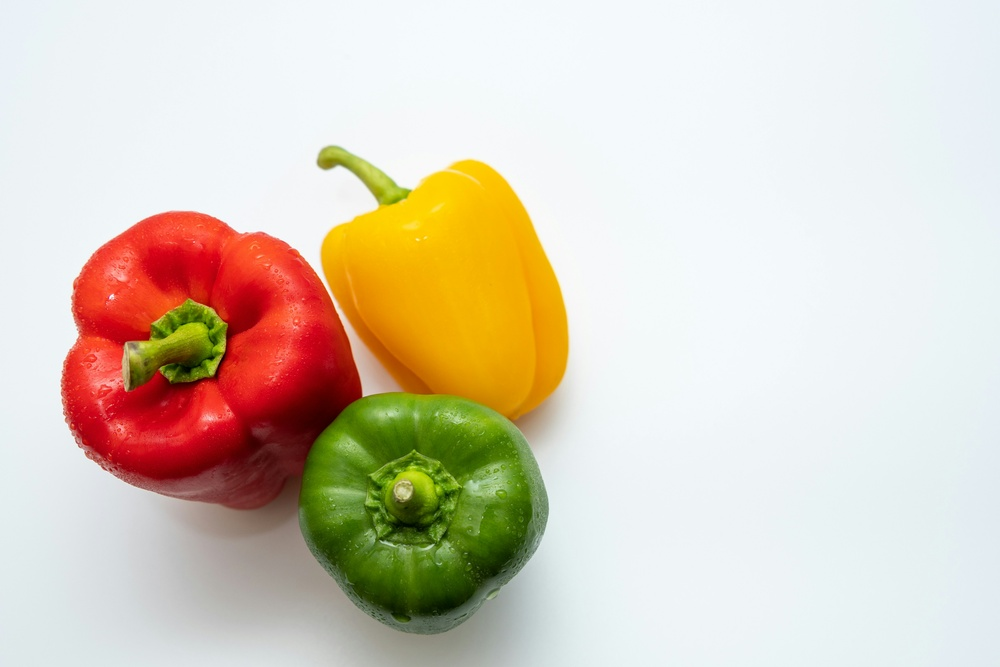
#> input picture images/input/peppers.jpg, 1000 x 667 px, shrunk from 5568 x 3712 before the run
$ jupyter execute rgb_color_model_and_histograms.ipynb   (shell and % lines are left out)
#> lines starting #> are read from the running program, lines starting #| are printed output that depends on the picture
### src/visualization.py
import matplotlib.pyplot as plt
import cv2

# [11 lines left out: function show_image, not called in this run]

def compare_results(images, titles, figsize=(15, 5), cmap=None):
    """Display multiple images side-by-side for comparative analysis."""
#> called with figsize = (15, 5)
    n = len(images)
    fig, axes = plt.subplots(1, n, figsize=figsize)
    if n == 1: axes = [axes]

    for ax, img, title in zip(axes, images, titles):
        if len(img.shape) == 3:
            ax.imshow(cv2.cvtColor(img, cv2.COLOR_BGR2RGB))
        else:
            ax.imshow(img, cmap=cmap or 'gray')
        ax.set_title(title)
        ax.axis('off')
    plt.tight_layout()
    plt.show()

def plot_histogram(image, title="RGB Histogram"):
    """Plot frequency distribution of pixel intensities for each channel."""
    colors = ('b', 'g', 'r')
    plt.figure(figsize=(10, 4))
    for i, col in enumerate(colors):
        hist = cv2.calcHist([image], [i], None, [256], [0, 256])
        plt.plot(hist, color=col, label=f'{col.upper()} channel')
    plt.xlim([0, 256])
    plt.title(title)
    plt.legend()
    plt.grid(alpha=0.3)
    plt.show()

### src/color_utils.py
import cv2
import numpy as np

def generate_pure_color(color_name, size=(256, 256)):
    """
    Generate pure BGR patches for fundamental additive and subtractive colors.
    """
    colors = {
        'red': [0, 0, 255], 'green': [0, 255, 0], 'blue': [255, 0, 0],
        'yellow': [0, 255, 255], 'magenta': [255, 0, 255], 'cyan': [255, 255, 0],
        'white': [255, 255, 255], 'black': [0, 0, 0]
    }
    img = np.zeros((*size, 3), dtype=np.uint8)
    img[:, :] = colors.get(color_name.lower(), [0, 0, 0])
    return img

# [4 lines left out: function bgr_to_hsv, not called in this run]

def hsv_to_bgr(image):
    """Convert HSV image back to BGR space."""
    return cv2.cvtColor(image, cv2.COLOR_HSV2BGR)

def bgr_to_rgb(image):
    """Convert BGR to RGB for matplotlib display."""
    return cv2.cvtColor(image, cv2.COLOR_BGR2RGB)

# [31 lines left out: functions rgb_to_cmy, apply_hsv_transfer, apply_sepia_filter, not called in this run]

### notebooks/explorations/rgb_color_model_and_histograms.ipynb
# RGB Color Model and Histograms

### Objectives
1. Generate pure RGB colors programmatically
2. Verify additive color mixing (R+G=Yellow, etc.)
3. Separate and visualize color channels from real images
4. Analyze color distribution using histograms

### Theory
The RGB color model is an **additive color model** where colors are created by combining Red, Green, and Blue light:
- **Red (255, 0, 0)** + **Green (0, 255, 0)** = **Yellow (255, 255, 0)**
- **Green (0, 255, 0)** + **Blue (0, 0, 255)** = **Cyan (0, 255, 255)**
- **Red (255, 0, 0)** + **Blue (0, 0, 255)** = **Magenta (255, 0, 255)**
- **Red + Green + Blue** = **White (255, 255, 255)**

[cell 1]
import cv2
import numpy as np
import matplotlib.pyplot as plt
import sys
import os

sys.path.append(os.path.abspath('../../'))

from src.color_utils import generate_pure_color, bgr_to_rgb
from src.visualization import show_image, compare_results, plot_histogram
from src.image_processing import segment_color

[cell 2]
red = generate_pure_color('red')
green = generate_pure_color('green')
blue = generate_pure_color('blue')

compare_results([red, green, blue], ["Red", "Green", "Blue"])

print(f"Red BGR: {red[0,0]}")
print(f"Green BGR: {green[0,0]}")
print(f"Blue BGR: {blue[0,0]}")

## Generating Pure Colors
We create synthetic color patches to verify RGB fundamentals and test the color generation utilities.

[cell 3]
yellow = cv2.add(red, green)
cyan = cv2.add(green, blue)
magenta = cv2.add(red, blue)
white = cv2.add(yellow, blue)

compare_results([yellow, cyan, magenta, white],
                ["Yellow (R+G)", "Cyan (G+B)", "Magenta (R+B)", "White (R+G+B)"])
#> call 2 of compare_results, with figsize = (15, 5)
#> in compare_results (call 2), `plt.show()`:
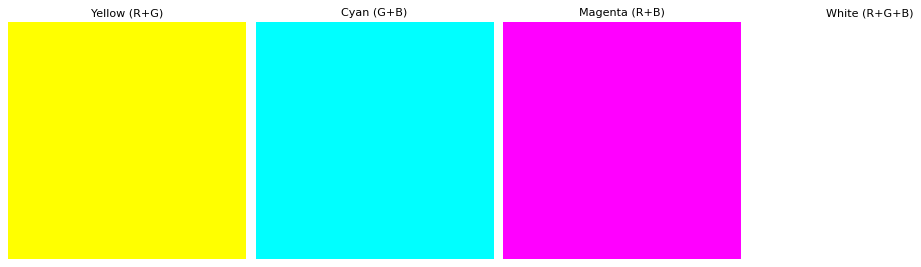
#> figure drawn by matplotlib, 4 panels

print(f"Yellow BGR: {yellow[0,0]}")

## Additive Color Mixing
Testing additive synthesis by combining primaries to produce secondary colors (yellow, cyan, magenta) and white.

[cell 4]
img = cv2.imread('../../images/input/peppers.jpg')
#> img is the input picture: shape (667, 1000, 3); mean B, G, R 187.9, 205.3, 217.4

if img is not None:
    b, g, r = cv2.split(img)
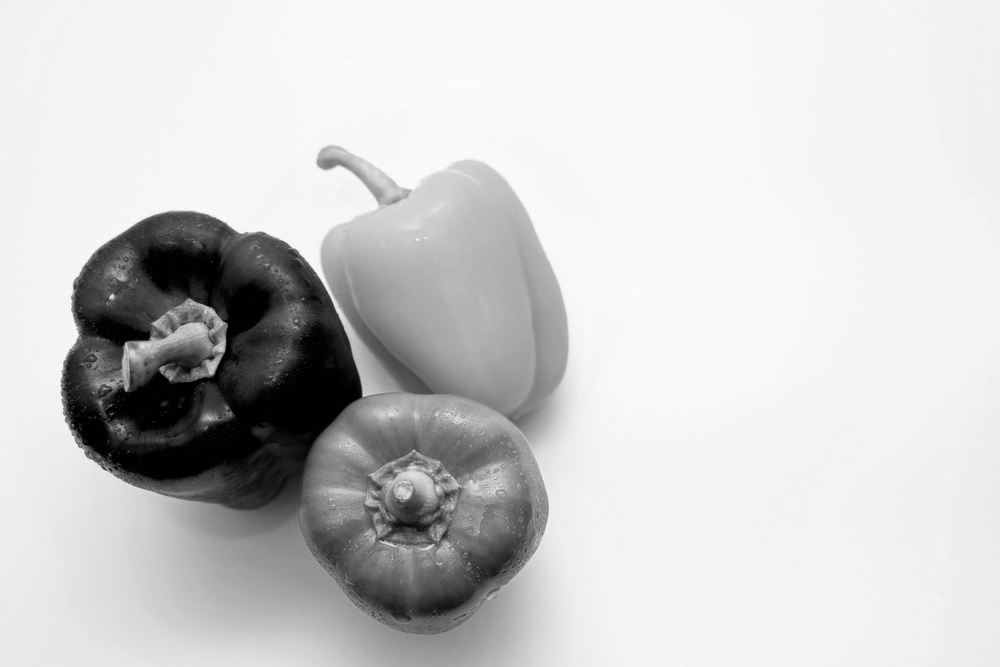
#> g: shape (667, 1000); min 0, max 255, mean 205.3
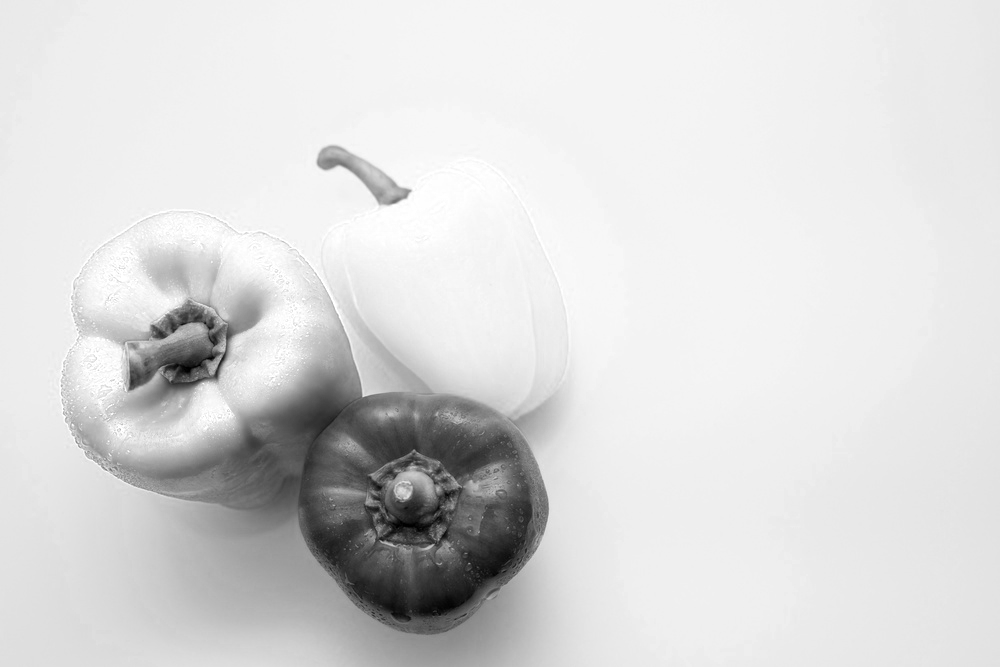
#> r: shape (667, 1000); min 0, max 255, mean 217.4

    r_vis = np.zeros_like(img); r_vis[:,:,2] = r
#> after `r_vis[:, :, 2] = r`:
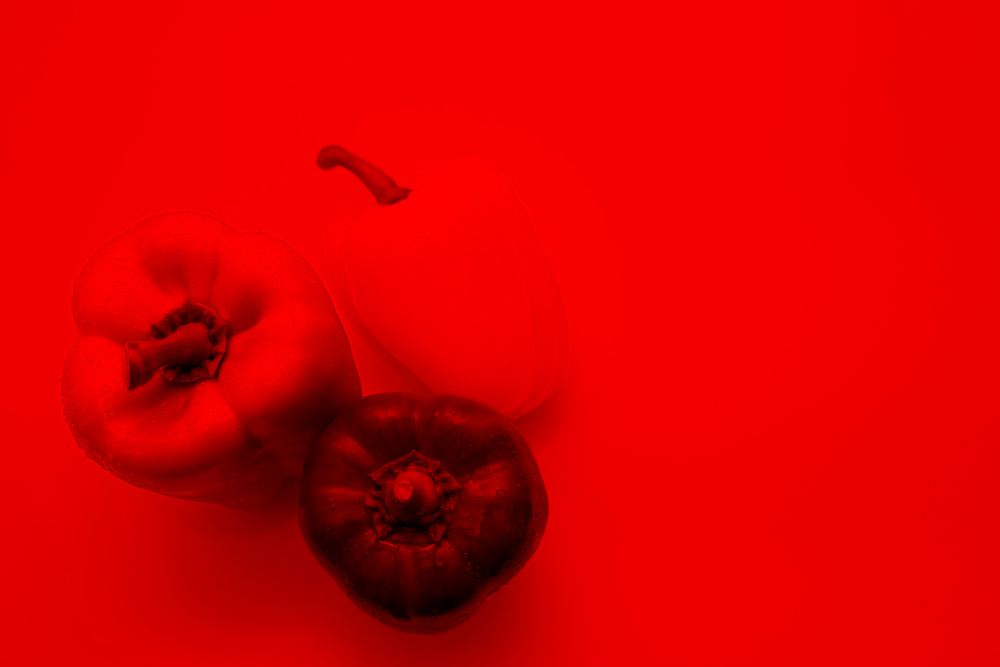
#> r_vis: shape (667, 1000, 3); mean of channels 0, 1, 2 0, 0, 217.4; drawn as B, G, R
    g_vis = np.zeros_like(img); g_vis[:,:,1] = g
#> after `g_vis[:, :, 1] = g`:
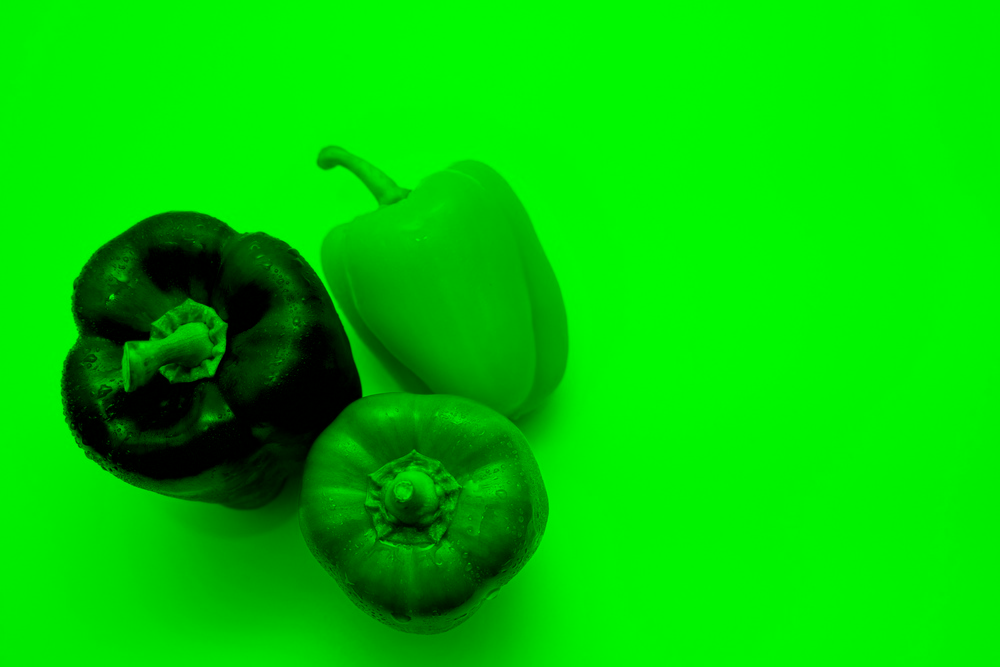
#> g_vis: shape (667, 1000, 3); mean of channels 0, 1, 2 0, 205.3, 0; drawn as B, G, R
    b_vis = np.zeros_like(img); b_vis[:,:,0] = b
#> after `b_vis[:, :, 0] = b`:
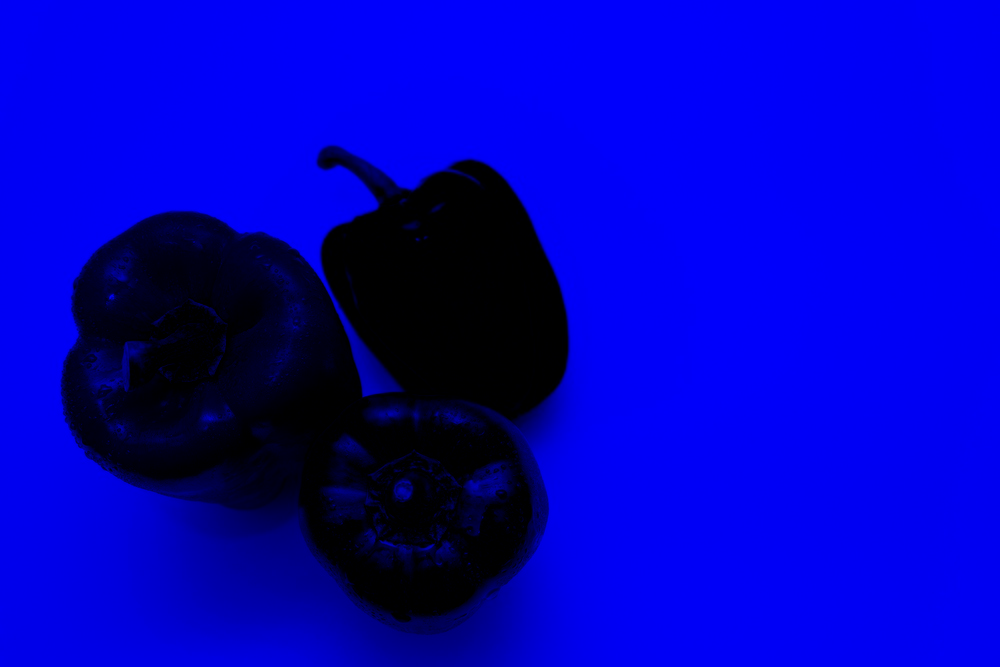
#> b_vis: shape (667, 1000, 3); mean of channels 0, 1, 2 187.9, 0, 0; drawn as B, G, R

    compare_results([img, r_vis, g_vis, b_vis], ["Original", "Red", "Green", "Blue"])
#> call 3 of compare_results, with figsize = (15, 5)
#> in compare_results (call 3), `n = len(images)`: n = 4
#> the loop in compare_results (call 3), `for ax, img, title in zip(axes, images, titles):` made 4 passes
#> title on passes 1 to 4: 'Original', 'Red', 'Green', 'Blue'
#> in compare_results (call 3), `plt.show()`:
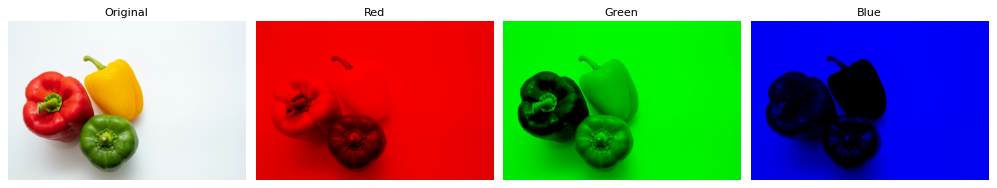
#> figure drawn by matplotlib, 4 panels
else:
    print("Image file not found")

## Channel Separation
Extracting individual RGB channels from a real image to observe how each channel contributes to the overall appearance.

[cell 5]
plot_histogram(red, title="Histogram of Pure Red Patch")

## Histogram Analysis
Inspecting intensity distributions to understand color composition and luminance patterns.

[cell 6]
plot_histogram(img, title="Histogram Distribution of Peppers.jpg")
#> call 2 of plot_histogram, with title = 'Histogram Distribution of Peppers.jpg'
#> in plot_histogram (call 2), `plt.show()`:
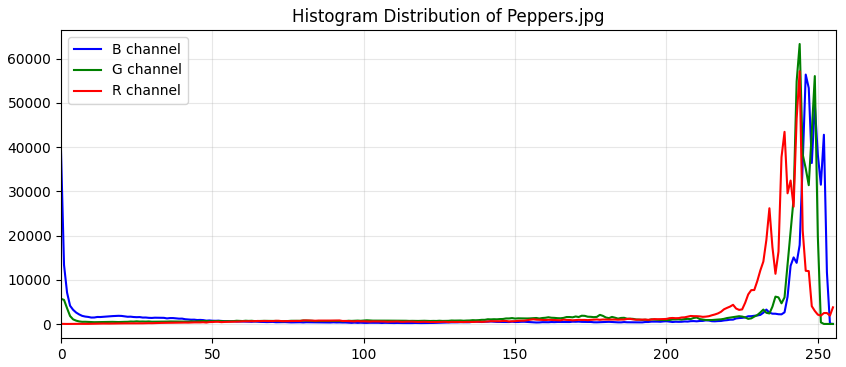
#> figure drawn by matplotlib, 1 panel; curve peaks at x = 246, y = 56412; curve peaks at x = 244, y = 63331; curve peaks at x = 244, y = 57165

for i, label in enumerate(['Blue', 'Green', 'Red']):
    print(f"{label} Channel Mean: {img[:,:,i].mean():.2f}")
#> this loop made 3 passes
#| Blue Channel Mean: 187.86
#| Green Channel Mean: 205.28
#| Red Channel Mean: 217.45

$ run again, with images/input/foggy.jpg copied over images/input/peppers.jpg
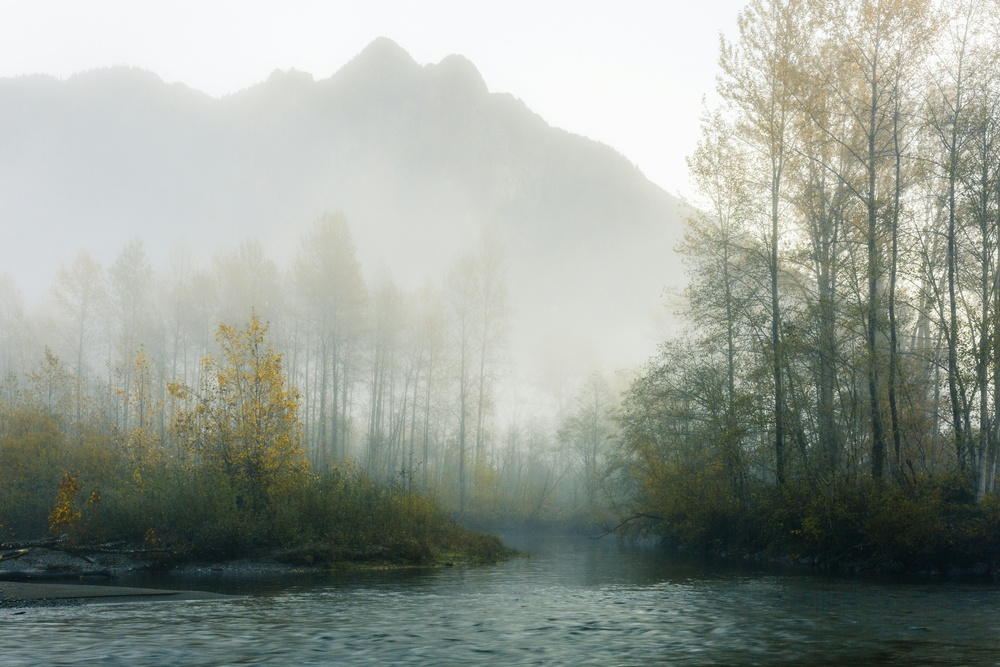
#> input picture images/input/foggy.jpg, 1000 x 667 px, shrunk from 5496 x 3664 before the run
#> img is the input picture: shape (667, 1000, 3); mean B, G, R 148, 156.4, 149.7
#> `b_vis[:, :, 0] = b`:
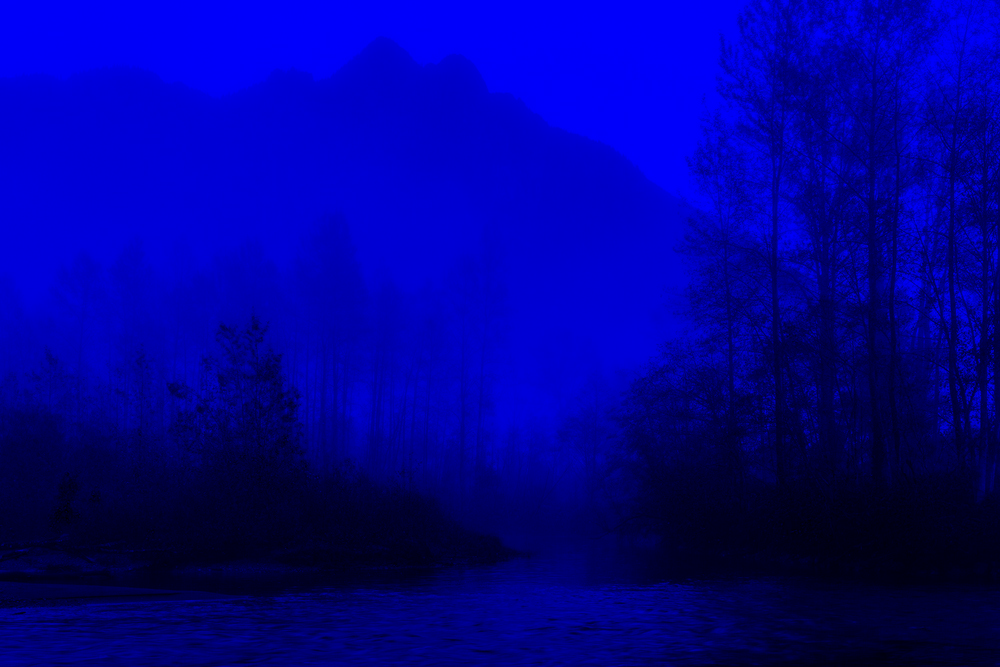
#> b_vis: shape (667, 1000, 3); mean of channels 0, 1, 2 148, 0, 0; drawn as B, G, R
#> in plot_histogram (call 2), `plt.show()`:
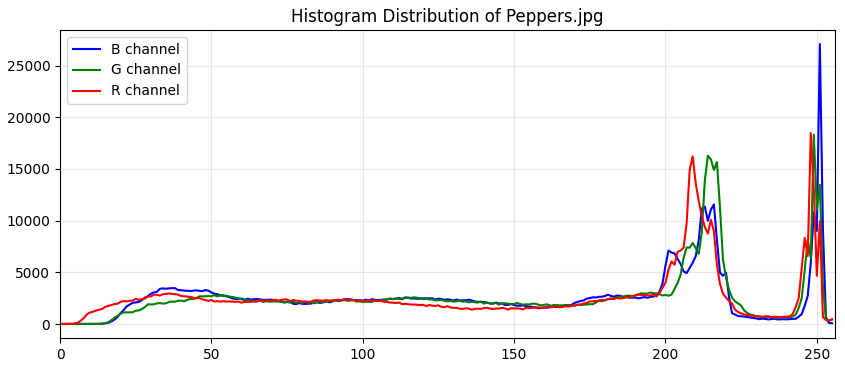
#> figure drawn by matplotlib, 1 panel; curve peaks at x = 251, y = 27095; curve peaks at x = 249, y = 18330; curve peaks at x = 248, y = 18474
#> the loop `for i, label in enumerate(['Blue', 'Green', 'Red']):` made 3 passes
#| Blue Channel Mean: 147.99
#| Green Channel Mean: 156.35
#| Red Channel Mean: 149.66

$ run again, with images/input/fruits.jpg copied over images/input/peppers.jpg
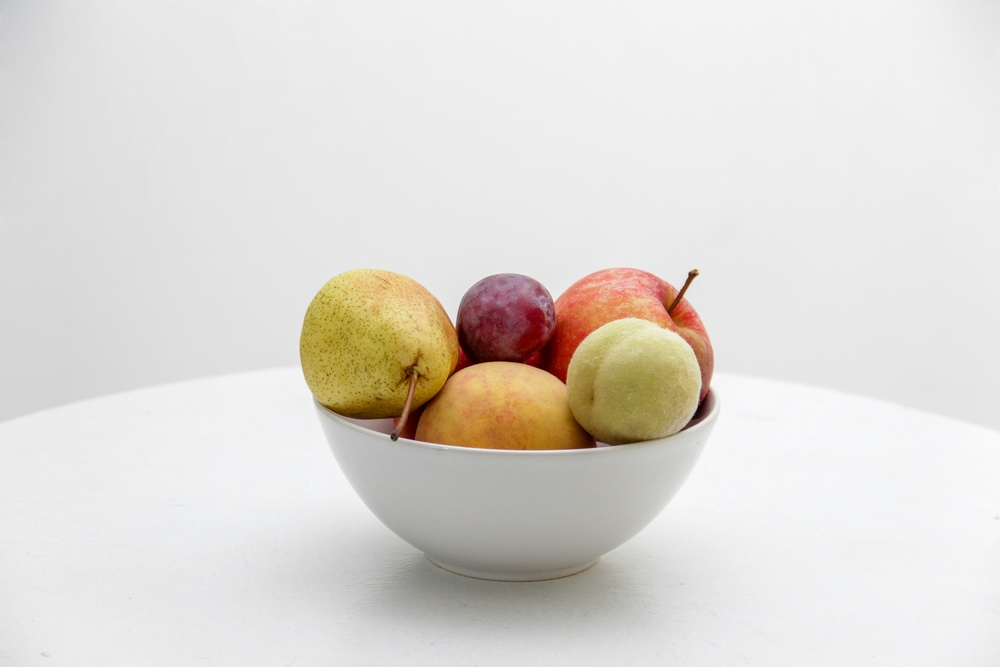
#> input picture images/input/fruits.jpg, 1000 x 667 px, shrunk from 5184 x 3456 before the run
#> img is the input picture: shape (667, 1000, 3); mean B, G, R 213.2, 218.5, 222.6
#> `b_vis[:, :, 0] = b`:
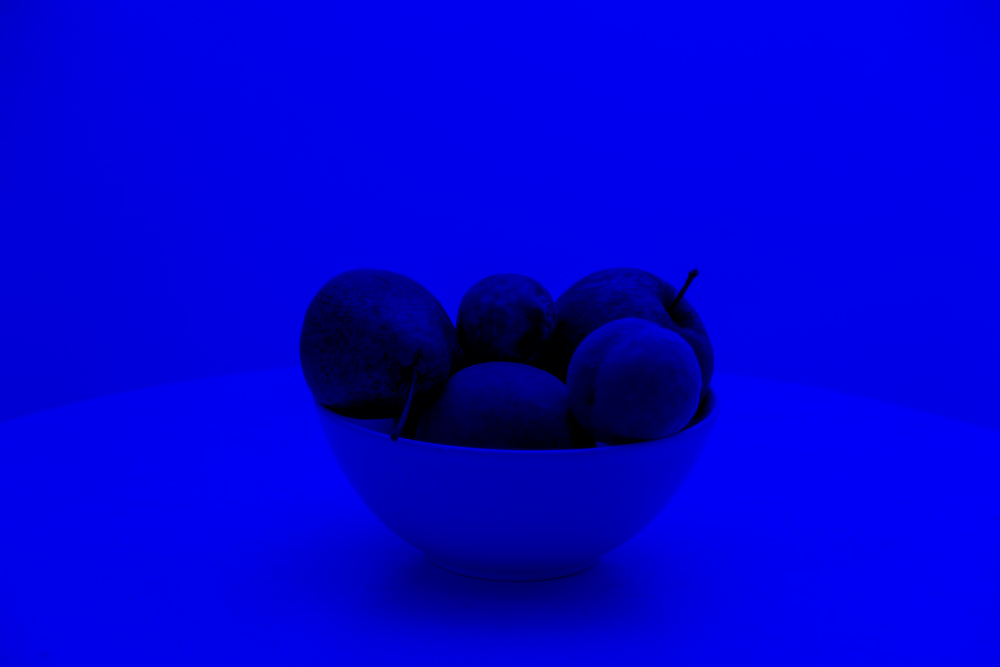
#> b_vis: shape (667, 1000, 3); mean of channels 0, 1, 2 213.2, 0, 0; drawn as B, G, R
#> in plot_histogram (call 2), `plt.show()`:
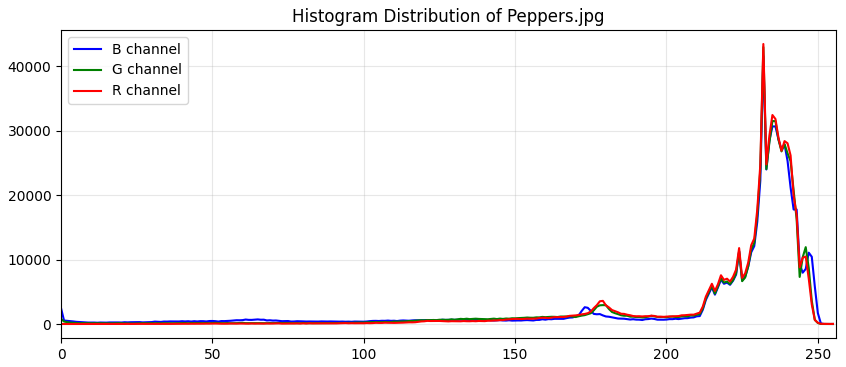
#> figure drawn by matplotlib, 1 panel; curve peaks at x = 232, y = 41557; curve peaks at x = 232, y = 42953; curve peaks at x = 232, y = 43436
#> the loop `for i, label in enumerate(['Blue', 'Green', 'Red']):` made 3 passes
#| Blue Channel Mean: 213.19
#| Green Channel Mean: 218.48
#| Red Channel Mean: 222.56
